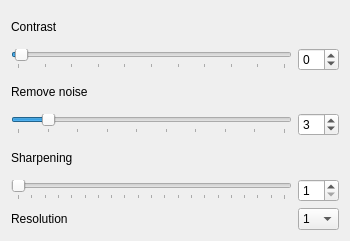
<?xml version="1.0" encoding="UTF-8"?>
<ui version="4.0">
 <class>ImproveImage</class>
 <widget class="QDialog" name="ImproveImage">
  <property name="geometry">
   <rect>
    <x>0</x>
    <y>0</y>
    <width>350</width>
    <height>241</height>
   </rect>
  </property>
  <property name="sizePolicy">
   <sizepolicy hsizetype="Fixed" vsizetype="Fixed">
    <horstretch>0</horstretch>
    <verstretch>0</verstretch>
   </sizepolicy>
  </property>
  <property name="windowTitle">
   <string>Dialog</string>
  </property>
  <layout class="QGridLayout" name="gridLayout">
   <item row="0" column="0">
    <layout class="QGridLayout" name="gridLayout_2">
     <item row="8" column="1">
      <widget class="QComboBox" name="doubleRes">
       <item>
        <property name="text">
         <string>1</string>
        </property>
       </item>
       <item>
        <property name="text">
         <string>2</string>
        </property>
       </item>
       <item>
        <property name="text">
         <string>4</string>
        </property>
       </item>
      </widget>
     </item>
     <item row="4" column="0">
      <widget class="QLabel" name="label_4">
       <property name="text">
        <string>Remove noise</string>
       </property>
      </widget>
     </item>
     <item row="2" column="0">
      <widget class="QLabel" name="label">
       <property name="text">
        <string>Contrast</string>
       </property>
      </widget>
     </item>
     <item row="8" column="0">
      <widget class="QLabel" name="label_3">
       <property name="text">
        <string>Resolution</string>
       </property>
      </widget>
     </item>
     <item row="6" column="0">
      <widget class="QLabel" name="label_2">
       <property name="text">
        <string>Sharpening</string>
       </property>
      </widget>
     </item>
     <item row="3" column="0">
      <widget class="QSlider" name="contrastSlider">
       <property name="minimum">
        <number>-1</number>
       </property>
       <property name="orientation">
        <enum>Qt::Horizontal</enum>
       </property>
       <property name="tickPosition">
        <enum>QSlider::TicksBelow</enum>
       </property>
       <property name="tickInterval">
        <number>10</number>
       </property>
      </widget>
     </item>
     <item row="5" column="0">
      <widget class="QSlider" name="noiseSlider">
       <property name="minimum">
        <number>0</number>
       </property>
       <property name="maximum">
        <number>27</number>
       </property>
       <property name="singleStep">
        <number>1</number>
       </property>
       <property name="pageStep">
        <number>10</number>
       </property>
       <property name="value">
        <number>3</number>
       </property>
       <property name="orientation">
        <enum>Qt::Horizontal</enum>
       </property>
       <property name="tickPosition">
        <enum>QSlider::TicksBelow</enum>
       </property>
       <property name="tickInterval">
        <number>3</number>
       </property>
      </widget>
     </item>
     <item row="7" column="0">
      <widget class="QSlider" name="smoothSlider">
       <property name="minimum">
        <number>1</number>
       </property>
       <property name="maximum">
        <number>41</number>
       </property>
       <property name="singleStep">
        <number>2</number>
       </property>
       <property name="orientation">
        <enum>Qt::Horizontal</enum>
       </property>
       <property name="tickPosition">
        <enum>QSlider::TicksBelow</enum>
       </property>
      </widget>
     </item>
     <item row="3" column="1">
      <widget class="QSpinBox" name="contrastBox">
       <property name="minimum">
        <number>-1</number>
       </property>
      </widget>
     </item>
     <item row="5" column="1">
      <widget class="QSpinBox" name="noiseBox">
       <property name="maximum">
        <number>27</number>
       </property>
       <property name="value">
        <number>3</number>
       </property>
      </widget>
     </item>
     <item row="7" column="1">
      <widget class="QSpinBox" name="smoothBox">
       <property name="minimum">
        <number>1</number>
       </property>
       <property name="maximum">
        <number>41</number>
       </property>
      </widget>
     </item>
    </layout>
   </item>
  </layout>
 </widget>
 <resources/>
 <connections/>
 <slots>
  <slot>updateSmoothing(int)</slot>
  <slot>updateContrast(int)</slot>
 </slots>
</ui>
